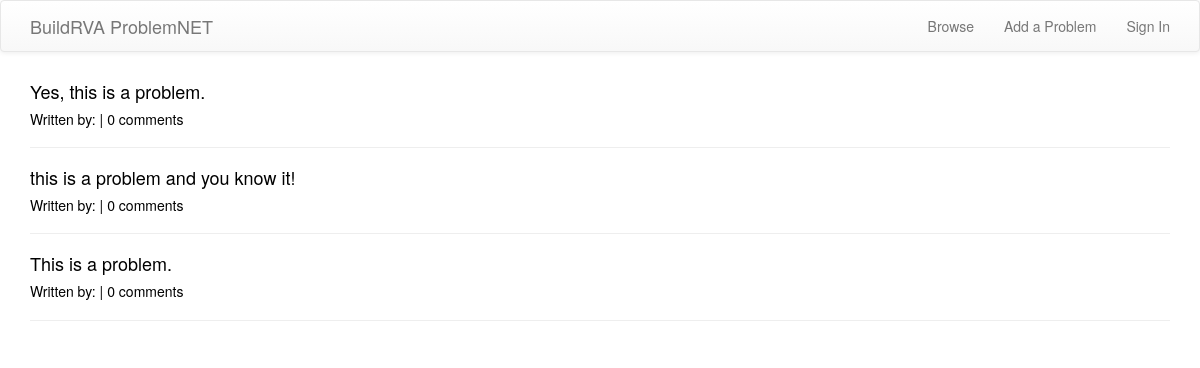
/browse/, run on an earlier commit of the app's database.
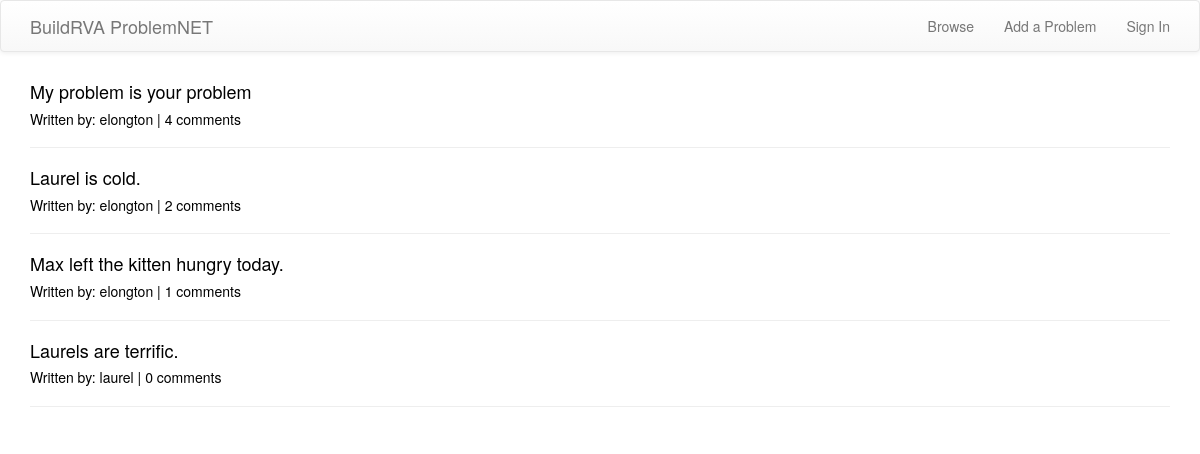
And on a later commit of the database.
### problems/models.py (models this page shows, shortened)
class Problem(models.Model):
    author = models.ForeignKey(User)
    text = models.TextField()
    create_date = models.DateTimeField(default=timezone.now)
    published_date = models.DateTimeField(blank=True, null=True)

### problems/views.py (the view)
# urls.py: url(r'^browse/$', views.ProblemListView.as_view(), name='list'),
class ProblemListView(ListView):
    model = models.Problem
    context_object_name = 'problems'
    template_name = 'problems/problem_list.html'

### problems/templates/problems/problem_list.html
{% extends "sitewide/base.html" %}
{% block content %}
  {% for problem in problems%}
  <a class="problem_item" href="{% url 'problems:problem_detail' pk=problem.pk %}">
      <div>
        <h4>{{problem.text}}</h4>
        <h5>Written by: {{problem.author}} | {{problem.comments.count}} comments</h5>
        <hr>
      </div>
  </a>
  {% endfor%}
{% endblock %}

What changed in the data, as far as the page shows it:
removed Problem: text "Yes, this is a problem.", comments.count "0"
removed Problem: text "this is a problem and you know it!", comments.count "0"
removed Problem: text "This is a problem.", comments.count "0"
added Problem: text "My problem is your problem", author "elongton", comments.count "4"
added Problem: text "Laurel is cold.", author "elongton", comments.count "2"
added Problem: text "Max left the kitten hungry today.", author "elongton", comments.count "1"
added Problem: text "Laurels are terrific.", author "laurel", comments.count "0"
